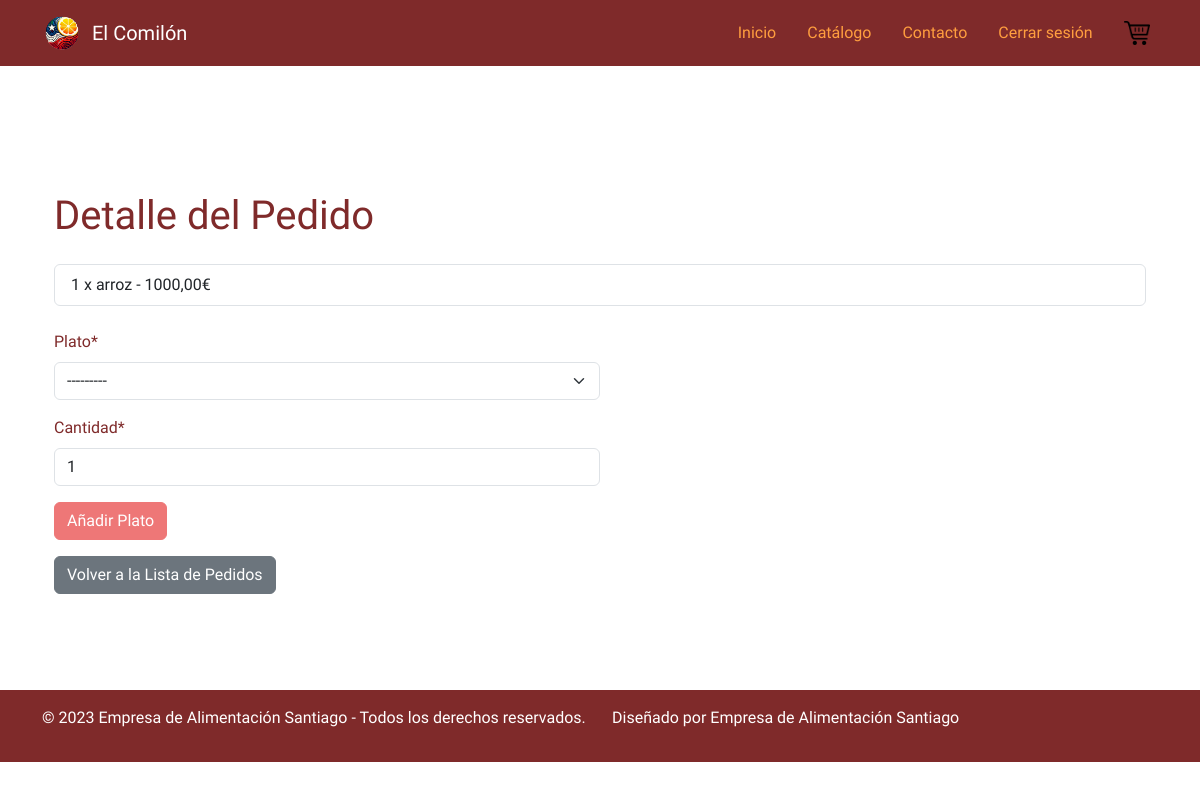
The page /pedido/2/ (signed in) on the database its author committed.
### gestion_pedidos/models.py (models this page shows, shortened)
class DetallePedido(models.Model):
    pedido = models.ForeignKey(Pedido, on_delete=models.CASCADE, related_name='detalles')
    plato = models.ForeignKey(Plato, on_delete=models.CASCADE, related_name='detalles_pedido')
    cantidad = models.PositiveIntegerField(default=1, validators=[MinValueValidator(1)])
    @property
    def subtotal(self):
        return self.plato.precio * self.cantidad

class Plato(models.Model):
    nombre = models.CharField(max_length=100)
    descripcion = models.TextField(default='Descripción no disponible')
    precio = models.DecimalField(max_digits=10, decimal_places=2, validators=[MinValueValidator(0)])
    proveedor = models.ForeignKey(Proveedor, on_delete=models.CASCADE, related_name='platos')
    featured = models.BooleanField(default=False)
    imagen = models.CharField(max_length=255, default='images/platos/default.png')  # Nueva línea
    def __str__(self):
        return self.nombre

### gestion_pedidos/views.py (the view)
# urls.py: path('pedido/<int:pedido_id>/', views.detalle_pedido, name='detalle_pedido'),
@login_required
def detalle_pedido(request, pedido_id):
    pedido = Pedido.objects.get(id=pedido_id)
    detalle_form = DetallePedidoForm(request.POST or None)
    if request.method == 'POST' and detalle_form.is_valid():
        detalle_pedido = detalle_form.save(commit=False)
        detalle_pedido.pedido = pedido
        detalle_pedido.save()
        return redirect('detalle_pedido', pedido_id=pedido.id)
    detalles = DetallePedido.objects.filter(pedido=pedido)
    return render(request, 'gestion_pedidos/detalle_pedido.html', {
        'pedido': pedido,
        'detalle_form': detalle_form,
        'detalles': detalles,
    })

### gestion_pedidos/forms.py
class DetallePedidoForm(forms.ModelForm):
    class Meta:
        model = DetallePedido
        fields = ['pedido', 'plato', 'cantidad']

### accounts/models.py (called while the page is built)
    @property
    def es_usuario_empresa(self):
        return self.email.endswith('@elcomilon.com')

### gestion_pedidos/templates/gestion_pedidos/detalle_pedido.html (shortened to what this page needs)
{% extends 'gestion_pedidos/../base.html' %}
{% load crispy_forms_filters %}
{% load crispy_forms_tags %}
{% block content %}
<div class="container mt-5">
    <h1 class="my-4">Detalle del Pedido</h1>
    <ul class="list-group mb-4">
        {% for detalle in detalles %}
            <li class="list-group-item">{{ detalle.cantidad }} x {{ detalle.plato.nombre }} - {{ detalle.subtotal }}€</li>
        {% endfor %}
    </ul>
    <form method="post" class="needs-validation disable-on-submit" novalidate>
        <div class="form-row">
            <div class="col-md-6 mb-3">
                {{ detalle_form.plato|as_crispy_field }}
            </div>
            <div class="col-md-6 mb-3">
                {{ detalle_form.cantidad|as_crispy_field }}
            </div>
        </div>
        <button class="btn btn-primary" type="submit">Añadir Plato</button>
    </form>
    <a href="{% url 'lista_pedidos' %}" class="btn btn-secondary mt-3">Volver a la Lista de Pedidos</a>
</div>
{% endblock %}

### static/css/styles.css (style rules this page uses)
body { background-color: #ffffff; color: #7f2a2a; font-family: 'GulimChe', sans-serif; }
.btn-primary { background-color: #ee7777 !important; border-color: #ee7777 !important; }
h1, h2, h3, h4, h5, h6 { font-family: 'Happy Monkey', sans-serif; color: #7f2a2a; }

### rows shown on the page
DetallePedido: cantidad "1", plato.nombre "arroz", subtotal "1000,00"
